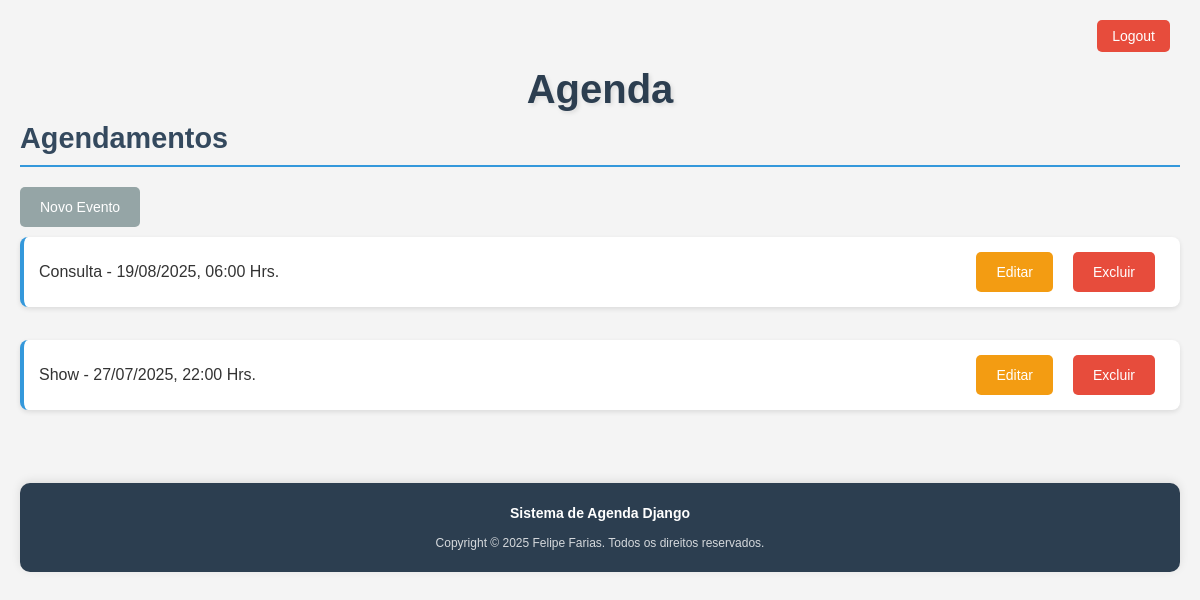
The app's page /agenda/ (signed in) with its own data.
### core/models.py (models this page shows, shortened)
class Evento(models.Model):
    titulo = models.CharField(max_length = 100)
    descricao = models.TextField(blank = True, null = True)
    data_evento = models.DateTimeField(verbose_name='Data do Evento')
    data_criacao = models.DateTimeField(auto_now=True, verbose_name='Data da Criação')
    usuario = models.ForeignKey(User, on_delete=models.CASCADE)
    class Meta:
        db_table = 'evento'
    def get_data_criacao(self):
        return self.data_evento.strftime('%d/%m/%Y, %H:%M Hrs.')
    def get_evento_atrasado(self):
        if self.data_evento < datetime.now():
            return True
        else:
            return False

### core/views.py (the view)
# urls.py: path('agenda/', views.lista_eventos),
@login_required(login_url="/login/")
def lista_eventos(request):
    usuario = request.user
    data_atual = datetime.now() - timedelta(hours=1)
    evento = Evento.objects.filter(usuario = usuario, data_evento__gt=data_atual)
    dados = {"eventos": evento}
    return render(request, "agenda.html", dados)

### templates/agenda.html (shortened to what this page needs)
{% extends 'models/model-page.html' %}
{% block content %}
<h2>Agendamentos</h2>
<a href="evento/"><button type="button" style="margin-bottom: 10px;">Novo Evento</button></a>
<ul>
  {% for evento in eventos %}
  <li>
    <div {% if evento.get_evento_atrasado %} style="color: red;" {% endif %}>
      {{ evento.titulo }} - {{ evento.get_data_criacao }}
      <div class="action-buttons">
        <a href="evento/?id={{ evento.id }}"><button type="button">Editar</button></a>
        <a href="evento/delete/{{ evento.id }}"><button type="button">Excluir</button></a>
      </div>
    </div>
  </li>
  <br />
  {% endfor %}
</ul>
{% endblock %}

### static/css/style.css (style rules this page uses)
* { margin: 0; padding: 0; box-sizing: border-box; }
body { font-family: 'Arial', sans-serif; color: #333; background-color: #f4f4f4; margin: 0; padding: 20px; }
h2 { color: #34495e; margin-bottom: 20px; font-size: 1.8em; border-bottom: 2px solid #3498db; padding-bottom: 10px; }
button { background-color: #3498db; color: white; border: none; padding: 12px 20px; border-radius: 5px; cursor: pointer; font-size: 14px; margin-right: 10px; transition: background-color 0.3s; white-space: nowrap; }
button[type="button"] { background-color: #95a5a6; }
.button-container, .action-buttons { display: flex; gap: 10px; align-items: center; justify-content: flex-end; }
a[href*="delete"] button { background-color: #e74c3c !important; }
a[href*="evento/?id"] button { background-color: #f39c12 !important; }
a { text-decoration: none; color: inherit; }
ul { list-style-type: none; padding: 0; }
li { background-color: white; margin-bottom: 15px; padding: 15px; border-radius: 8px; box-shadow: 0 2px 5px rgba(0,0,0,0.1); border-left: 4px solid #3498db; }
li div { display: flex; justify-content: space-between; align-items: center; flex-wrap: wrap; gap: 10px; }
li { animation: fadeIn 0.3s ease-in; }
html, body { min-height: 100vh; }
body { display: flex; flex-direction: column; }

### records on screen
Evento: titulo "Consulta", get_data_criacao "19/08/2025, 06:00 Hrs."
Evento: titulo "Show", get_data_criacao "27/07/2025, 22:00 Hrs."
